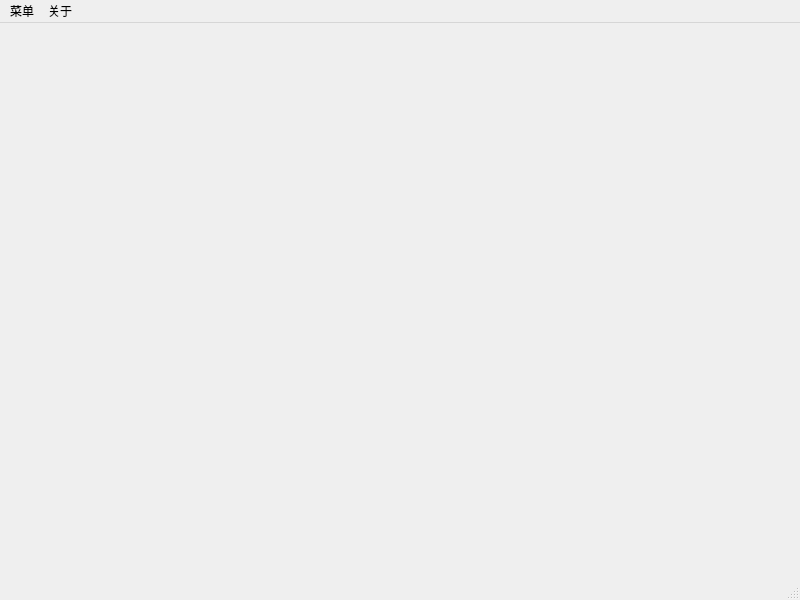
<?xml version="1.0" encoding="UTF-8"?>
<ui version="4.0">
 <class>FGI_GAME_YAML_MAKER</class>
 <widget class="QMainWindow" name="FGI_GAME_YAML_MAKER">
  <property name="geometry">
   <rect>
    <x>0</x>
    <y>0</y>
    <width>800</width>
    <height>600</height>
   </rect>
  </property>
  <property name="windowTitle">
   <string>FGI游戏yaml文件生成器</string>
  </property>
  <property name="locale">
   <locale language="Chinese" country="China"/>
  </property>
  <widget class="QWidget" name="widget"/>
  <widget class="QMenuBar" name="menubar">
   <property name="geometry">
    <rect>
     <x>0</x>
     <y>0</y>
     <width>800</width>
     <height>23</height>
    </rect>
   </property>
   <widget class="QMenu" name="menu">
    <property name="title">
     <string>菜单</string>
    </property>
    <widget class="QMenu" name="global_proxy">
     <property name="enabled">
      <bool>true</bool>
     </property>
     <property name="tearOffEnabled">
      <bool>false</bool>
     </property>
     <property name="title">
      <string>全局代理</string>
     </property>
     <addaction name="status"/>
     <addaction name="set_proxy"/>
    </widget>
    <addaction name="check_update"/>
    <addaction name="update_dayabase"/>
    <addaction name="global_proxy"/>
   </widget>
   <widget class="QMenu" name="about">
    <property name="title">
     <string>关于</string>
    </property>
    <addaction name="open_source"/>
   </widget>
   <addaction name="menu"/>
   <addaction name="about"/>
  </widget>
  <widget class="QStatusBar" name="statusbar"/>
  <action name="check_update">
   <property name="text">
    <string>检查更新</string>
   </property>
  </action>
  <action name="update_dayabase">
   <property name="text">
    <string>更新上游数据库</string>
   </property>
  </action>
  <action name="status">
   <property name="checkable">
    <bool>true</bool>
   </property>
   <property name="checked">
    <bool>true</bool>
   </property>
   <property name="text">
    <string>开启</string>
   </property>
  </action>
  <action name="set_proxy">
   <property name="text">
    <string> 配置</string>
   </property>
  </action>
  <action name="open_source">
   <property name="text">
    <string>开源地址</string>
   </property>
  </action>
 </widget>
 <resources/>
 <connections/>
</ui>
